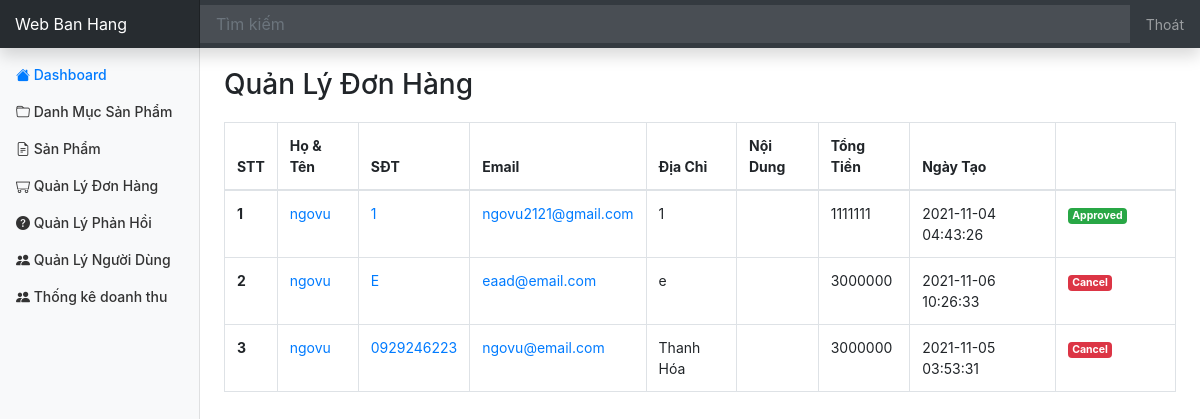
The app's page /admin/order/index.php (signed in) with its own data.
### tables this page shows
CREATE TABLE `orders` (
  `id` int(11) NOT NULL,
  `user_id` int(11) DEFAULT NULL,
  `fullname` varchar(50) DEFAULT NULL,
  `email` varchar(150) DEFAULT NULL,
  `phone_number` varchar(20) DEFAULT NULL,
  `address` varchar(200) DEFAULT NULL,
  `note` varchar(255) DEFAULT NULL,
  `order_date` datetime DEFAULT NULL,
  `status` int(11) DEFAULT NULL,
  `total_money` int(11) DEFAULT NULL
);

### database/dbhelper.php (called while the page is built, shortened)
<?php
function executeResult($sql, $isSingle = false) {
	$data = null;
	$conn = mysqli_connect(HOST, USERNAME, PASSWORD, DATABASE);
	mysqli_set_charset($conn, 'utf8');
	$resultset = mysqli_query($conn, $sql);
	if($isSingle) {
		$data = mysqli_fetch_array($resultset, 1);
	} else {
		$data = [];
		while(($row = mysqli_fetch_array($resultset, 1)) != null) {
			$data[] = $row;
		}
	}
	return $data;
}

### admin/order/index.php (the view, shortened to what this page needs)
<?php
	require_once('../layouts/header.php');
	$sql = "select * from Orders order by status asc, order_date desc";
	$data = executeResult($sql);
?>
<div class="row" style="margin-top: 20px;">
	<div class="col-md-12 table-responsive">
		<h3>Quản Lý Đơn Hàng</h3>
		<table class="table table-bordered table-hover" style="margin-top: 20px;">
			<thead>
				<tr>
					<th>STT</th>
					<th>Họ & Tên</th>
					<th>SĐT</th>
					<th>Email</th>
					<th>Địa Chỉ</th>
					<th>Nội Dung</th>
					<th>Tổng Tiền</th>
					<th>Ngày Tạo</th>
					<th style="width: 120px"></th>
				</tr>
			</thead>
			<tbody>
<?php
	$index = 0;
	foreach($data as $item) {
		echo '<tr>
					<th>'.(++$index).'</th>
					<td><a href="detail.php?id='.$item['id'].'">'.$item['fullname'].'</a></td>
					<td><a href="detail.php?id='.$item['id'].'">'.$item['phone_number'].'</a></td>
					<td><a href="detail.php?id='.$item['id'].'">'.$item['email'].'</a></td>
					<td>'.$item['address'].'</td>
					<td>'.$item['note'].'</td>
					<td>'.$item['total_money'].'</td>
					<td>'.$item['order_date'].'</td>
					<td style="width: 50px">';
		if($item['status'] == 0) {
			echo '<button onclick="changeStatus('.$item['id'].', 1)" class="btn btn-sm btn-success" style="margin-bottom: 10px;">Approve</button>
			<button onclick="changeStatus('.$item['id'].', 2)" class="btn btn-sm btn-danger">Cancel</button>';
		} else if($item['status'] == 1) {
			echo '<label class="badge badge-success">Approved</label>';
		} else {
			echo '<label class="badge badge-danger">Cancel</label>';
		}
		echo '</td>
				</tr>';
	}
?>
			</tbody>
		</table>
	</div>
</div>
<?php
	require_once('../layouts/footer.php');
?>

### assets/css/dashboard.css (style rules this page uses)
body { font-size: .875rem; }

### records on screen
orders: fullname "ngovu", phone_number "1", email "ngovu2121@gmail.com", address "1", total_money "1111111", order_date "2021-11-04 04:43:26", status "Approved"
orders: fullname "ngovu", phone_number "E", email "eaad@email.com", address "e", total_money "3000000", order_date "2021-11-06 10:26:33", status "Cancel"
orders: fullname "ngovu", phone_number "0929246223", email "ngovu@email.com", address "Thanh Hóa", total_money "3000000", order_date "2021-11-05 03:53:31", status "Cancel"
